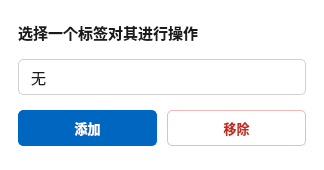
<?xml version="1.0" encoding="UTF-8"?>
<ui version="4.0">
 <class>Form</class>
 <widget class="QWidget" name="Form">
  <property name="geometry">
   <rect>
    <x>0</x>
    <y>0</y>
    <width>324</width>
    <height>170</height>
   </rect>
  </property>
  <property name="sizePolicy">
   <sizepolicy hsizetype="Minimum" vsizetype="Minimum">
    <horstretch>0</horstretch>
    <verstretch>0</verstretch>
   </sizepolicy>
  </property>
  <property name="minimumSize">
   <size>
    <width>307</width>
    <height>155</height>
   </size>
  </property>
  <property name="windowTitle">
   <string>Form</string>
  </property>
  <property name="styleSheet">
   <string notr="true">#Form {
    background-color: #FFFFFF;
}</string>
  </property>
  <layout class="QGridLayout" name="gridLayout">
   <property name="leftMargin">
    <number>18</number>
   </property>
   <property name="topMargin">
    <number>18</number>
   </property>
   <property name="rightMargin">
    <number>18</number>
   </property>
   <property name="bottomMargin">
    <number>18</number>
   </property>
   <property name="horizontalSpacing">
    <number>10</number>
   </property>
   <property name="verticalSpacing">
    <number>12</number>
   </property>
   <item row="0" column="0" colspan="2">
    <widget class="QLabel" name="label">
     <property name="sizePolicy">
      <sizepolicy hsizetype="Preferred" vsizetype="Fixed">
       <horstretch>0</horstretch>
       <verstretch>0</verstretch>
      </sizepolicy>
     </property>
     <property name="font">
      <font>
       <family>微软雅黑</family>
       <pointsize>11</pointsize>
       <weight>75</weight>
       <bold>true</bold>
      </font>
     </property>
     <property name="styleSheet">
      <string notr="true">QLabel {
    color: #1B1B1B;
    background: transparent;
    border: none;
}</string>
     </property>
     <property name="text">
      <string>选择一个标签对其进行操作</string>
     </property>
    </widget>
   </item>
   <item row="1" column="0" colspan="2">
    <widget class="QComboBox" name="tag_choice">
     <property name="minimumSize">
      <size>
       <width>0</width>
       <height>34</height>
      </size>
     </property>
     <property name="font">
      <font>
       <family>微软雅黑</family>
       <pointsize>11</pointsize>
      </font>
     </property>
     <property name="styleSheet">
      <string notr="true">QComboBox {
    background-color: #FFFFFF;
    color: #1B1B1B;
    border: 1px solid #D0D0D0;
    border-radius: 5px;
    padding: 4px 12px;
    min-height: 26px;
}
QComboBox:hover {
    border: 1px solid #A6A6A6;
}
QComboBox:focus {
    border: 1px solid #0067C0;
}
QComboBox::drop-down {
    subcontrol-origin: padding;
    subcontrol-position: top right;
    width: 24px;
    border: none;
    background: transparent;
}
QComboBox::down-arrow {
    image: none;
    width: 0;
    height: 0;
    border-left: 4px solid transparent;
    border-right: 4px solid transparent;
    border-top: 5px solid #606060;
    margin-right: 8px;
}
QComboBox QAbstractItemView {
    background-color: #FFFFFF;
    color: #1B1B1B;
    border: 1px solid #E6E6E6;
    border-radius: 5px;
    padding: 4px;
    outline: none;
    selection-background-color: #EAF3FC;
    selection-color: #0067C0;
}</string>
     </property>
     <item>
      <property name="text">
       <string>无</string>
      </property>
     </item>
    </widget>
   </item>
   <item row="2" column="0">
    <widget class="QPushButton" name="confirm_button">
     <property name="sizePolicy">
      <sizepolicy hsizetype="Minimum" vsizetype="Maximum">
       <horstretch>0</horstretch>
       <verstretch>0</verstretch>
      </sizepolicy>
     </property>
     <property name="minimumSize">
      <size>
       <width>0</width>
       <height>36</height>
      </size>
     </property>
     <property name="font">
      <font>
       <family>微软雅黑</family>
       <pointsize>10</pointsize>
       <weight>75</weight>
       <bold>true</bold>
      </font>
     </property>
     <property name="cursor">
      <cursorShape>PointingHandCursor</cursorShape>
     </property>
     <property name="styleSheet">
      <string notr="true">#confirm_button {
    background-color: #0067C0;
    color: #FFFFFF;
    border: 1px solid #0067C0;
    border-radius: 5px;
    padding: 6px 24px;
}
#confirm_button:hover {
    background-color: #1976C8;
    border: 1px solid #1976C8;
}
#confirm_button:pressed {
    background-color: #005A9E;
    border: 1px solid #005A9E;
}
#confirm_button:disabled {
    background-color: #C9C9C9;
    border: 1px solid #C9C9C9;
}</string>
     </property>
     <property name="text">
      <string>添加</string>
     </property>
    </widget>
   </item>
   <item row="2" column="1">
    <widget class="QPushButton" name="del_button">
     <property name="sizePolicy">
      <sizepolicy hsizetype="Minimum" vsizetype="Maximum">
       <horstretch>0</horstretch>
       <verstretch>0</verstretch>
      </sizepolicy>
     </property>
     <property name="minimumSize">
      <size>
       <width>0</width>
       <height>36</height>
      </size>
     </property>
     <property name="font">
      <font>
       <family>微软雅黑</family>
       <pointsize>10</pointsize>
       <weight>75</weight>
       <bold>true</bold>
      </font>
     </property>
     <property name="cursor">
      <cursorShape>PointingHandCursor</cursorShape>
     </property>
     <property name="styleSheet">
      <string notr="true">#del_button {
    background-color: transparent;
    color: #C42B1C;
    border: 1px solid #F1B7B9;
    border-radius: 5px;
    padding: 6px 24px;
}
#del_button:hover {
    background-color: #FDE7E9;
    border: 1px solid #E8A5A5;
}
#del_button:pressed {
    background-color: #FBD0D3;
    border: 1px solid #E8A5A5;
}</string>
     </property>
     <property name="text">
      <string>移除</string>
     </property>
    </widget>
   </item>
  </layout>
 </widget>
 <resources/>
 <connections/>
</ui>
